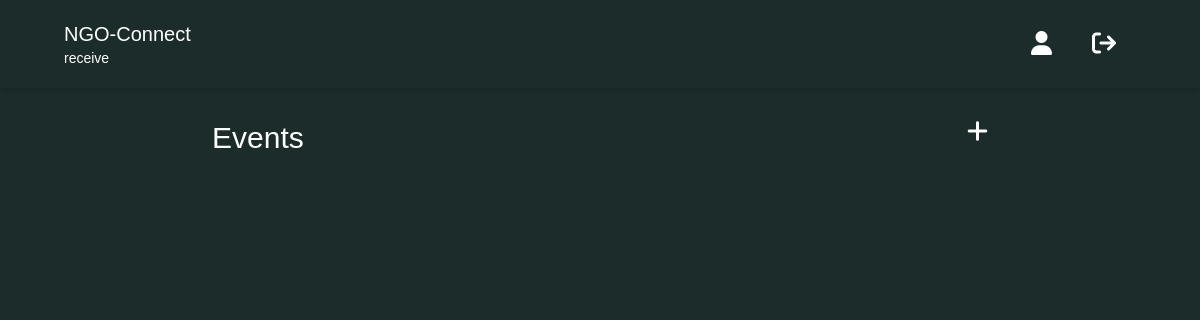
The page /reciever/events_view (signed in) on the database as committed earlier.
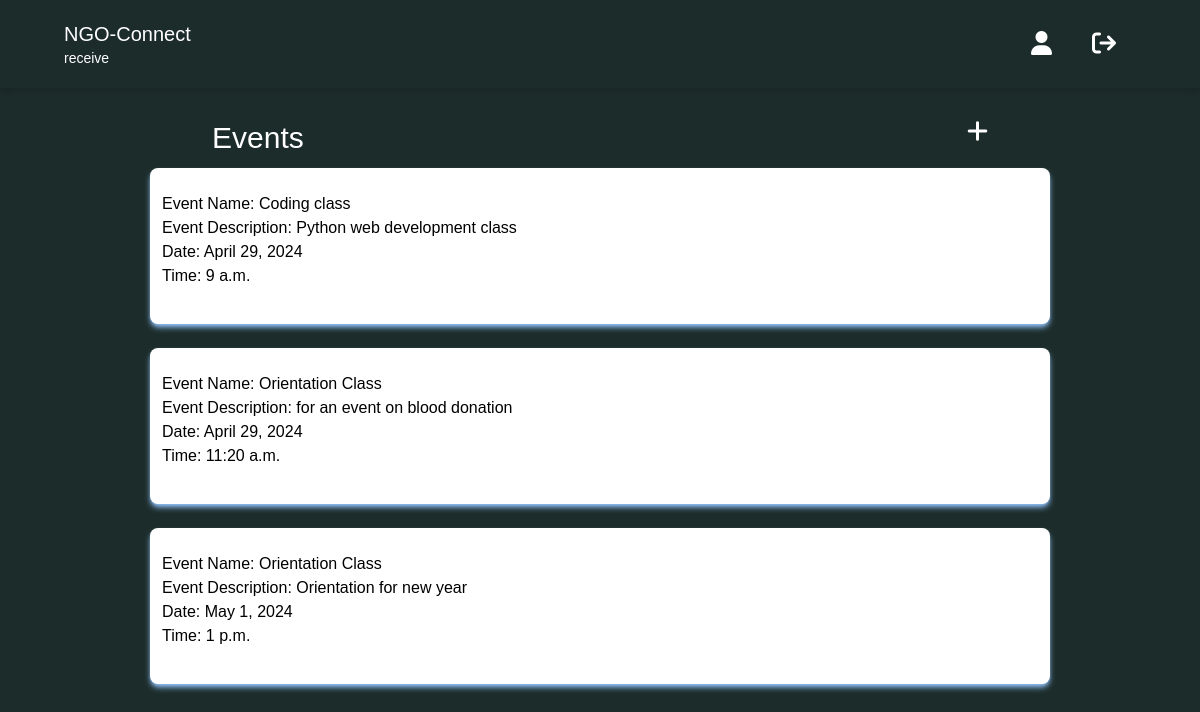
The same page on the database as committed later.
### reciever/models.py (models this page shows)
class Events(models.Model):
    user = models.ForeignKey(User, on_delete=models.CASCADE, null=True)
    event_name = models.CharField(max_length=100)
    desc = models.TextField()
    date = models.DateField()
    start_time = models.TimeField()

### reciever/views.py (the view)
# urls.py: path('events_view', views.events_view, name="events_view"),
def events_view(request):
    events = Events.objects.filter(user=request.user).order_by('date')
    context = {
        'events' : events,
    }
    return render(request, 'events_view.html', context)

### reciever/templates/events_view.html (shortened to what this page needs)
<!DOCTYPE html>
<html lang="en">
<head>
    <script src="https://cdn.tailwindcss.com"></script>
    <link rel="stylesheet" href="https://cdnjs.cloudflare.com/ajax/libs/font-awesome/6.1.1/css/all.min.css" />
</head>
<body style="font-family: sans-serif; background-color: #1C2C2A;" >
    <header
    class="lg:px-16 px-4 flex flex-wrap items-center py-4 shadow-md"
>
    <div class="flex-1 flex justify-between items-center">
      <a href="/reciever/receiver_base/" class="text-xl text-white">NGO-Connect <p class="text-sm">{{ user.first_name }}</p></a>
    </div>
    <div class="hidden lg:flex lg:items-center lg:w-auto w-full" id="menu">
        <nav>
            <ul class="lg:flex items-center justify-between text-base text-gray-700 pt-4 lg:pt-0">
                <li><a class="lg:p-4 py-3 rounded-md px-0 mx-1 block text-white" href="/ngo/ngo_profile_page"><i class="fa fa-user fa-xl" aria-hidden="true"></i></a></li>
                <li><a class="lg:p-4 py-3 rounded-md text-white px-0 mx-1 block" href="/logout"><i class="fa fa-sign-out fa-xl" aria-hidden="true"></i></a></li>
            </ul>
        </nav>
    </div>
</header>
<div class="mx-5 mt-8 flex justify-between">
    <h1 class="text-white px-48 text-3xl">Events</h1>
    <a class="text-white px-48" href="/reciever/event_add"><i class="fa fa-plus fa-xl" aria-hidden="true"></i></a>
</div>
<div class="text-center">
    <div class="flex flex-wrap justify-center">
        {% for i in events %}
        <div class="w-3/4 mx-2 shadow-md shadow-blue-300 p-3 my-3 bg-white rounded-lg">
            <ul class="mt-3">
                <li class="text-left">Event Name: {{ i.event_name }}</li>
                <li class="text-left">Event Description: {{ i.desc }}</li>
                <li class="text-left">Date: {{ i.date }}</li>
                <li class="text-left">Time: {{ i.start_time }}</li>
            </ul>
            <br>
        </div>
       {% endfor %}
    </div>
</div>
</body>
</html>

Rows that differ between the two databases and show on the page:
added Events: event_name "Coding class", desc "Python web development class", date "April 29, 2024", start_time "9 a.m."
added Events: event_name "Orientation Class", desc "for an event on blood donation", date "April 29, 2024", start_time "11:20 a.m."
added Events: event_name "Orientation Class", desc "Orientation for new year", date "May 1, 2024", start_time "1 p.m."
